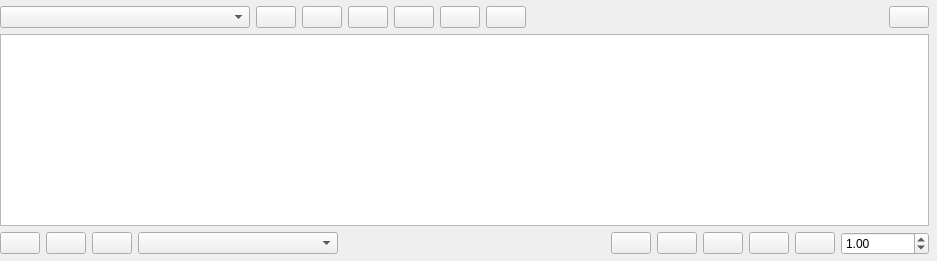
                  <widget class="QWidget" name="tab_16">
                   <attribute name="icon">
                    <iconset resource="../Icons/icons.qrc">
                     <normaloff>:/Icons/icons/time_series.png</normaloff>:/Icons/icons/time_series.png</iconset>
                   </attribute>
                   <attribute name="title">
                    <string>Time series</string>
                   </attribute>
                   <layout class="QVBoxLayout" name="verticalLayout_42">
                    <property name="leftMargin">
                     <number>0</number>
                    </property>
                    <property name="topMargin">
                     <number>6</number>
                    </property>
                    <property name="rightMargin">
                     <number>8</number>
                    </property>
                    <property name="bottomMargin">
                     <number>6</number>
                    </property>
                    <item>
                     <widget class="QFrame" name="frame">
                      <property name="frameShape">
                       <enum>QFrame::Shape::NoFrame</enum>
                      </property>
                      <property name="frameShadow">
                       <enum>QFrame::Shadow::Raised</enum>
                      </property>
                      <layout class="QHBoxLayout" name="horizontalLayout">
                       <property name="leftMargin">
                        <number>0</number>
                       </property>
                       <property name="topMargin">
                        <number>0</number>
                       </property>
                       <property name="rightMargin">
                        <number>0</number>
                       </property>
                       <property name="bottomMargin">
                        <number>0</number>
                       </property>
                       <item>
                        <widget class="QComboBox" name="device_type_magnitude_comboBox">
                         <property name="minimumSize">
                          <size>
                           <width>250</width>
                           <height>0</height>
                          </size>
                         </property>
                         <property name="toolTip">
                          <string>Magnitude with profile</string>
                         </property>
                        </widget>
                       </item>
                       <item>
                        <widget class="QPushButton" name="new_profiles_structure_pushButton">
                         <property name="toolTip">
                          <string>&lt;html&gt;&lt;head/&gt;&lt;body&gt;&lt;p&gt;&lt;span style=&quot; font-weight:700;&quot;&gt;Create profiles&lt;/span&gt;&lt;/p&gt;&lt;p&gt;This will create all the object's profiles&lt;/p&gt;&lt;/body&gt;&lt;/html&gt;</string>
                         </property>
                         <property name="text">
                          <string/>
                         </property>
                         <property name="icon">
                          <iconset resource="../Icons/icons.qrc">
                           <normaloff>:/Icons/icons/new.png</normaloff>:/Icons/icons/new.png</iconset>
                         </property>
                        </widget>
                       </item>
                       <item>
                        <widget class="QPushButton" name="delete_profiles_structure_pushButton">
                         <property name="toolTip">
                          <string>&lt;html&gt;&lt;head/&gt;&lt;body&gt;&lt;p&gt;&lt;span style=&quot; font-weight:700;&quot;&gt;Delete profiles&lt;/span&gt;&lt;/p&gt;&lt;p&gt;This will delete all the profiles and leave the snapshot.&lt;/p&gt;&lt;/body&gt;&lt;/html&gt;</string>
                         </property>
                         <property name="text">
                          <string/>
                         </property>
                         <property name="icon">
                          <iconset resource="../Icons/icons.qrc">
                           <normaloff>:/Icons/icons/new (delete).png</normaloff>:/Icons/icons/new (delete).png</iconset>
                         </property>
                        </widget>
                       </item>
                       <item>
                        <widget class="QPushButton" name="edit_profiles_pushButton">
                         <property name="toolTip">
                          <string>&lt;html&gt;&lt;head/&gt;&lt;body&gt;&lt;p&gt;&lt;span style=&quot; font-weight:700;&quot;&gt;Import profiles&lt;/span&gt;&lt;/p&gt;&lt;p&gt;Import from data in CSV or Excel files&lt;/p&gt;&lt;/body&gt;&lt;/html&gt;</string>
                         </property>
                         <property name="text">
                          <string/>
                         </property>
                         <property name="icon">
                          <iconset resource="../Icons/icons.qrc">
                           <normaloff>:/Icons/icons/import_profiles.png</normaloff>:/Icons/icons/import_profiles.png</iconset>
                         </property>
                         <property name="flat">
                          <bool>false</bool>
                         </property>
                        </widget>
                       </item>
                       <item>
                        <widget class="QPushButton" name="edit_profiles_from_models_pushButton">
                         <property name="toolTip">
                          <string>&lt;html&gt;&lt;head/&gt;&lt;body&gt;&lt;p&gt;&lt;span style=&quot; font-weight:700;&quot;&gt;Import profiles from grid models. &lt;/span&gt;&lt;/p&gt;&lt;p&gt;This is, load many individual grids in any of the supported VeraGrid formats and take the operational data from them, aplying them to all the profiles.&lt;/p&gt;&lt;/body&gt;&lt;/html&gt;</string>
                         </property>
                         <property name="text">
                          <string/>
                         </property>
                         <property name="icon">
                          <iconset resource="../Icons/icons.qrc">
                           <normaloff>:/Icons/icons/import_models.png</normaloff>:/Icons/icons/import_models.png</iconset>
                         </property>
                         <property name="flat">
                          <bool>false</bool>
                         </property>
                        </widget>
                       </item>
                       <item>
                        <widget class="QPushButton" name="crop_profiles_pushButton">
                         <property name="toolTip">
                          <string>&lt;html&gt;&lt;head/&gt;&lt;body&gt;&lt;p&gt;Time series  crop to the selected time interval&lt;/p&gt;&lt;/body&gt;&lt;/html&gt;</string>
                         </property>
                         <property name="text">
                          <string/>
                         </property>
                         <property name="icon">
                          <iconset resource="../Icons/icons.qrc">
                           <normaloff>:/Icons/icons/time_series_crop.png</normaloff>:/Icons/icons/time_series_crop.png</iconset>
                         </property>
                         <property name="flat">
                          <bool>false</bool>
                         </property>
                        </widget>
                       </item>
                       <item>
                        <widget class="QPushButton" name="crop_cluster_profiles_pushButton">
                         <property name="toolTip">
                          <string>&lt;html&gt;&lt;head/&gt;&lt;body&gt;&lt;p&gt;Time series crop to the clusteres time indices.&lt;/p&gt;&lt;p&gt;For that you need cluster simulation in memory&lt;/p&gt;&lt;/body&gt;&lt;/html&gt;</string>
                         </property>
                         <property name="text">
                          <string/>
                         </property>
                         <property name="icon">
                          <iconset resource="../Icons/icons.qrc">
                           <normaloff>:/Icons/icons/time_series_crop_cluster.png</normaloff>:/Icons/icons/time_series_crop_cluster.png</iconset>
                         </property>
                         <property name="flat">
                          <bool>false</bool>
                         </property>
                        </widget>
                       </item>
                       <item>
                        <spacer name="horizontalSpacer">
                         <property name="orientation">
                          <enum>Qt::Orientation::Horizontal</enum>
                         </property>
                         <property name="sizeHint" stdset="0">
                          <size>
                           <width>183</width>
                           <height>20</height>
                          </size>
                         </property>
                        </spacer>
                       </item>
                       <item>
                        <widget class="QPushButton" name="plot_time_series_pushButton">
                         <property name="toolTip">
                          <string>Plot the selected object's profile</string>
                         </property>
                         <property name="text">
                          <string/>
                         </property>
                         <property name="icon">
                          <iconset resource="../Icons/icons.qrc">
                           <normaloff>:/Icons/icons/plot.png</normaloff>:/Icons/icons/plot.png</iconset>
                         </property>
                        </widget>
                       </item>
                      </layout>
                     </widget>
                    </item>
                    <item>
                     <widget class="QTableView" name="profiles_tableView">
                      <property name="layoutDirection">
                       <enum>Qt::LayoutDirection::LeftToRight</enum>
                      </property>
                      <property name="alternatingRowColors">
                       <bool>true</bool>
                      </property>
                      <property name="selectionMode">
                       <enum>QAbstractItemView::SelectionMode::ContiguousSelection</enum>
                      </property>
                     </widget>
                    </item>
                    <item>
                     <widget class="QFrame" name="frame_12">
                      <property name="frameShape">
                       <enum>QFrame::Shape::NoFrame</enum>
                      </property>
                      <property name="frameShadow">
                       <enum>QFrame::Shadow::Raised</enum>
                      </property>
                      <layout class="QHBoxLayout" name="horizontalLayout_4">
                       <property name="leftMargin">
                        <number>0</number>
                       </property>
                       <property name="topMargin">
                        <number>0</number>
                       </property>
                       <property name="rightMargin">
                        <number>0</number>
                       </property>
                       <property name="bottomMargin">
                        <number>0</number>
                       </property>
                       <item>
                        <widget class="QPushButton" name="copy_profile_pushButton">
                         <property name="toolTip">
                          <string>&lt;html&gt;&lt;head/&gt;&lt;body&gt;&lt;p&gt;&lt;span style=&quot; font-weight:700;&quot;&gt;Copy data&lt;/span&gt;&lt;/p&gt;&lt;p&gt;Copy displayed profile&lt;/p&gt;&lt;/body&gt;&lt;/html&gt;</string>
                         </property>
                         <property name="statusTip">
                          <string/>
                         </property>
                         <property name="text">
                          <string/>
                         </property>
                         <property name="icon">
                          <iconset resource="../Icons/icons.qrc">
                           <normaloff>:/Icons/icons/copy.png</normaloff>:/Icons/icons/copy.png</iconset>
                         </property>
                        </widget>
                       </item>
                       <item>
                        <widget class="QPushButton" name="paste_profiles_pushButton">
                         <property name="toolTip">
                          <string>&lt;html&gt;&lt;head/&gt;&lt;body&gt;&lt;p&gt;&lt;span style=&quot; font-weight:700;&quot;&gt;Paste data&lt;/span&gt;&lt;/p&gt;&lt;p&gt;Paste clipboard into the displayed profile&lt;/p&gt;&lt;/body&gt;&lt;/html&gt;</string>
                         </property>
                         <property name="text">
                          <string/>
                         </property>
                         <property name="icon">
                          <iconset resource="../Icons/icons.qrc">
                           <normaloff>:/Icons/icons/paste.png</normaloff>:/Icons/icons/paste.png</iconset>
                         </property>
                        </widget>
                       </item>
                       <item>
                        <widget class="QPushButton" name="set_linear_combination_profile_pushButton">
                         <property name="toolTip">
                          <string>&lt;html&gt;&lt;head/&gt;&lt;body&gt;&lt;p&gt;&lt;span style=&quot; font-weight:700;&quot;&gt;Copy profile&lt;/span&gt;&lt;/p&gt;&lt;p&gt;Copy the current profile into the profile selected by the drop-down selector&lt;/p&gt;&lt;/body&gt;&lt;/html&gt;</string>
                         </property>
                         <property name="text">
                          <string/>
                         </property>
                         <property name="icon">
                          <iconset resource="../Icons/icons.qrc">
                           <normaloff>:/Icons/icons/copy2right.png</normaloff>:/Icons/icons/copy2right.png</iconset>
                         </property>
                        </widget>
                       </item>
                       <item>
                        <widget class="QComboBox" name="device_type_magnitude_comboBox_2">
                         <property name="minimumSize">
                          <size>
                           <width>200</width>
                           <height>0</height>
                          </size>
                         </property>
                         <property name="toolTip">
                          <string>Profile where to copy the current profile</string>
                         </property>
                        </widget>
                       </item>
                       <item>
                        <spacer name="horizontalSpacer_13">
                         <property name="orientation">
                          <enum>Qt::Orientation::Horizontal</enum>
                         </property>
                         <property name="sizeHint" stdset="0">
                          <size>
                           <width>267</width>
                           <height>20</height>
                          </size>
                         </property>
                        </spacer>
                       </item>
                       <item>
                        <widget class="QPushButton" name="profile_add_pushButton">
                         <property name="toolTip">
                          <string>Add value to the profile</string>
                         </property>
                         <property name="text">
                          <string/>
                         </property>
                         <property name="icon">
                          <iconset resource="../Icons/icons.qrc">
                           <normaloff>:/Icons/icons/plus.png</normaloff>:/Icons/icons/plus.png</iconset>
                         </property>
                        </widget>
                       </item>
                       <item>
                        <widget class="QPushButton" name="profile_subtract_pushButton">
                         <property name="toolTip">
                          <string>Subtract value from the profile</string>
                         </property>
                         <property name="text">
                          <string/>
                         </property>
                         <property name="icon">
                          <iconset resource="../Icons/icons.qrc">
                           <normaloff>:/Icons/icons/minus.png</normaloff>:/Icons/icons/minus.png</iconset>
                         </property>
                        </widget>
                       </item>
                       <item>
                        <widget class="QPushButton" name="profile_multiply_pushButton">
                         <property name="toolTip">
                          <string>Multiply the profile by a value</string>
                         </property>
                         <property name="text">
                          <string/>
                         </property>
                         <property name="icon">
                          <iconset resource="../Icons/icons.qrc">
                           <normaloff>:/Icons/icons/multiply.png</normaloff>:/Icons/icons/multiply.png</iconset>
                         </property>
                        </widget>
                       </item>
                       <item>
                        <widget class="QPushButton" name="profile_divide_pushButton">
                         <property name="toolTip">
                          <string>Divide the profile by a value</string>
                         </property>
                         <property name="text">
                          <string/>
                         </property>
                         <property name="icon">
                          <iconset resource="../Icons/icons.qrc">
                           <normaloff>:/Icons/icons/divide.png</normaloff>:/Icons/icons/divide.png</iconset>
                         </property>
                        </widget>
                       </item>
                       <item>
                        <widget class="QPushButton" name="set_profile_value_pushButton">
                         <property name="toolTip">
                          <string>Set the value to all or to the selection</string>
                         </property>
                         <property name="text">
                          <string/>
                         </property>
                         <property name="icon">
                          <iconset resource="../Icons/icons.qrc">
                           <normaloff>:/Icons/icons/copy2up.png</normaloff>:/Icons/icons/copy2up.png</iconset>
                         </property>
                        </widget>
                       </item>
                       <item>
                        <widget class="QDoubleSpinBox" name="profile_factor_doubleSpinBox">
                         <property name="minimum">
                          <double>-999999.000000000000000</double>
                         </property>
                         <property name="maximum">
                          <double>9999999.000000000000000</double>
                         </property>
                         <property name="value">
                          <double>1.000000000000000</double>
                         </property>
                        </widget>
                       </item>
                      </layout>
                     </widget>
                    </item>
                   </layout>
                  </widget>
